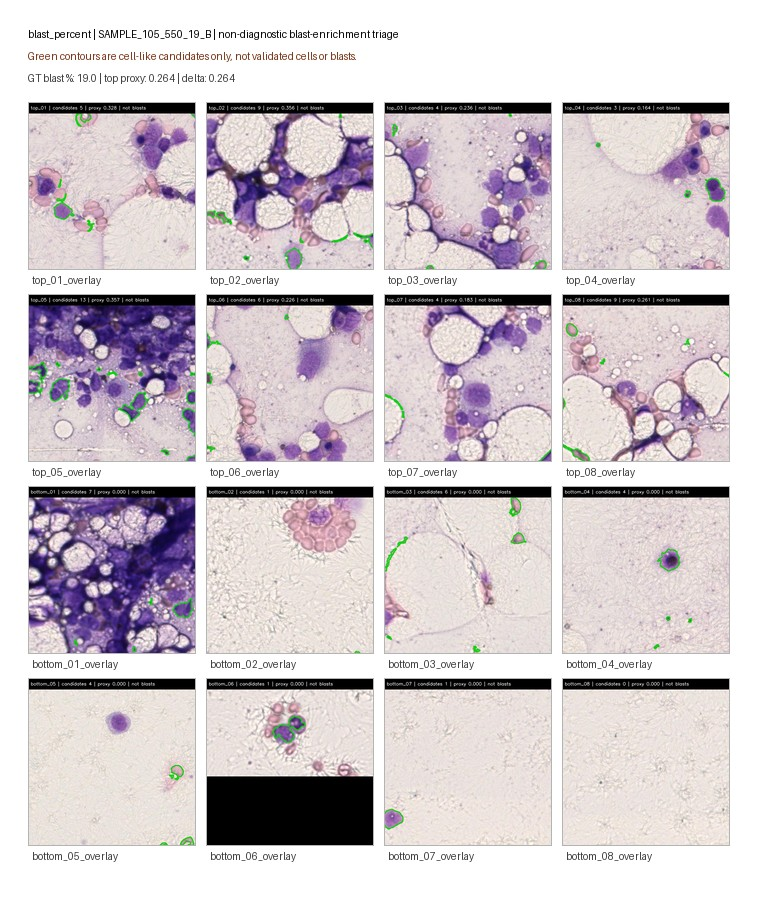
#> input picture validation_report/blast_enrichment_triage/overlays/blast_percent/SAMPLE_105_550_19_B__S_550_19_B_Score_100_-_5_Fokuspunkte_-_entfettet_-_2026-03-03_20.34.42/overlay_contact_sheet.jpg, 758 x 908 px
$ python -i analyze_blast_enrichment_triage.py   (imports and definitions only)   (older library calls are emulated)
#> lines starting #> are read from the running program, lines starting #| are printed output that depends on the picture; after the words box and inside, x2 and y2 are one past the last pixel; in counts of white or black regions, pixels touching at a corner belong together
#!/usr/bin/env python3
"""Non-diagnostic blast-enrichment triage for AML STAMP heatmap tiles.

This script does not detect blasts. It combines existing STAMP heatmap tile
scores with conservative image-quality and cell-like object visibility metrics
to rank slides/tiles for review while pathologist feedback is pending.
"""

from __future__ import annotations

import argparse
import csv
import html
import json
import math
import re
import shutil
from collections import defaultdict
from dataclasses import dataclass
from datetime import UTC, datetime
from pathlib import Path
from typing import Any

import cv2
import numpy as np
from PIL import Image, ImageDraw, ImageFont
from scipy.stats import spearmanr
from sklearn.metrics import average_precision_score, roc_auc_score


ROOT = Path(__file__).resolve().parents[1]
DATA_ROOT = Path("/mnt/nvme0n1p1/Jeff_projects/B01/AG Janssen")
DEFAULT_OUT = ROOT / "validation_report" / "blast_enrichment_triage"
SLIDE_TABLE = ROOT / "tables" / "stamp_slide.csv"
CLINI_TABLE = ROOT / "tables" / "stamp_clini.csv"

EXPERIMENTS = {
    "blast_percent": {
        "display_name": "BLAST_PERCENT regression",
        "base_dir": DATA_ROOT / "stamp_aml_blast_percent_uni2",
        "task": "regression",
    },
    "high_blast": {
        "display_name": "HIGH_BLAST classification",
        "base_dir": DATA_ROOT / "stamp_aml_high_blast_uni2",
        "task": "classification",
    },
}

TILE_RE = re.compile(r"^(top|bottom)_(\d+)-(.+)\.jpg$")
LANCZOS = Image.Resampling.LANCZOS


@dataclass(frozen=True)
class SourceTile:
    kind: str
    rank: int
    attention_label: str
    attention_score: float
    path: Path


@dataclass(frozen=True)
class SlideSpec:
    experiment: str
    split: str
    stem: str
    sample_id: str
    filename: str
    clinical: dict[str, str]
    prediction: dict[str, str]
    tile_dir: Path
    top_tiles: list[SourceTile]
    bottom_tiles: list[SourceTile]

    @property
    def slide_key(self) -> str:
        return f"{self.experiment}|{self.split}|{self.stem}"


@dataclass(frozen=True)
class CandidateSummary:
    contours: list[np.ndarray]
    count: int
    area_fraction: float
    mask_fraction: float


# [29 lines left out: functions parse_args, parse_experiments, not called in this run]


def read_csv_rows(path: Path) -> list[dict[str, str]]:
    with path.open(newline="") as fp:
        return list(csv.DictReader(fp))


# [6 lines left out: function load_slide_table, not called in this run]


def load_clinical_table() -> dict[str, dict[str, str]]:
    return {row["SAMPLE_ID"]: row for row in read_csv_rows(CLINI_TABLE)}


# [154 lines left out: functions load_predictions, parse_tile, collect_ranked_tiles, discover_slides_for_experiment, read_center_crop, quality_metrics, not called in this run]


def segment_cell_like_candidates(rgb: np.ndarray) -> CandidateSummary:
    gray = cv2.cvtColor(rgb, cv2.COLOR_RGB2GRAY)
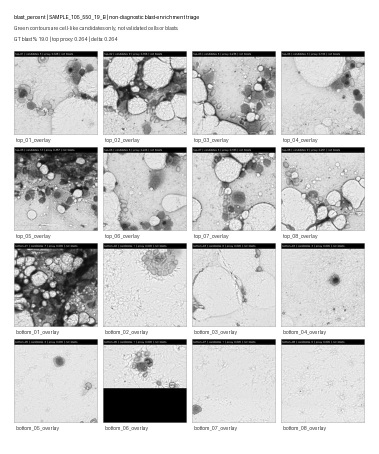
#> gray: shape (908, 758) (shown at 1/2 size); min 0, max 255, mean 205.3
    hsv = cv2.cvtColor(rgb, cv2.COLOR_RGB2HSV)
#> hsv: shape (908, 758, 3); mean H, S, V 45.6, 21.5, 213.8
    saturation = hsv[:, :, 1]
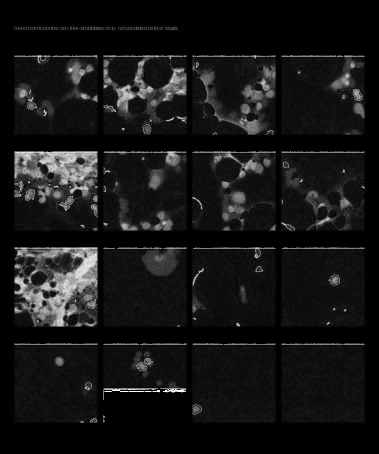
#> saturation: shape (908, 758) (shown at 1/2 size); min 0, max 255, mean 21.5

    tissue_mask = ((gray < 242) & (saturation > 10)).astype(np.uint8) * 255
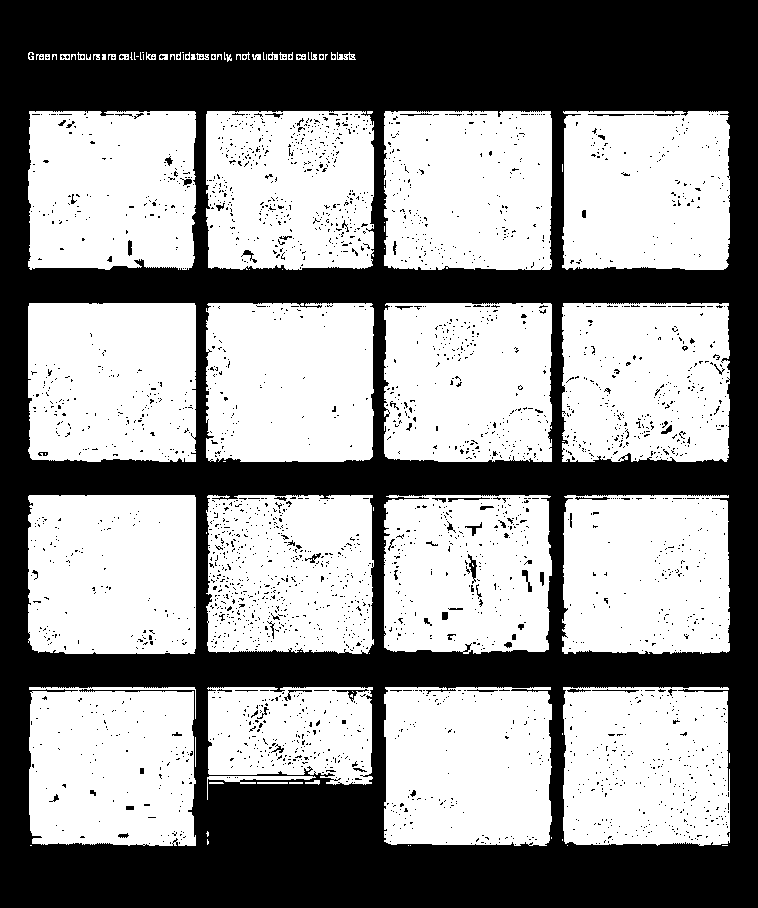
#> tissue_mask: shape (908, 758); 57.3% white; 3158 black regions (3083 under 20 px), largest, box (x1, y1, x2, y2) and area: (0, 0, 758, 908) 281936, (468, 554, 477, 584) 114, (336, 689, 369, 702) 99
    stain_mask = ((gray < 210) & (saturation > 25)).astype(np.uint8) * 255
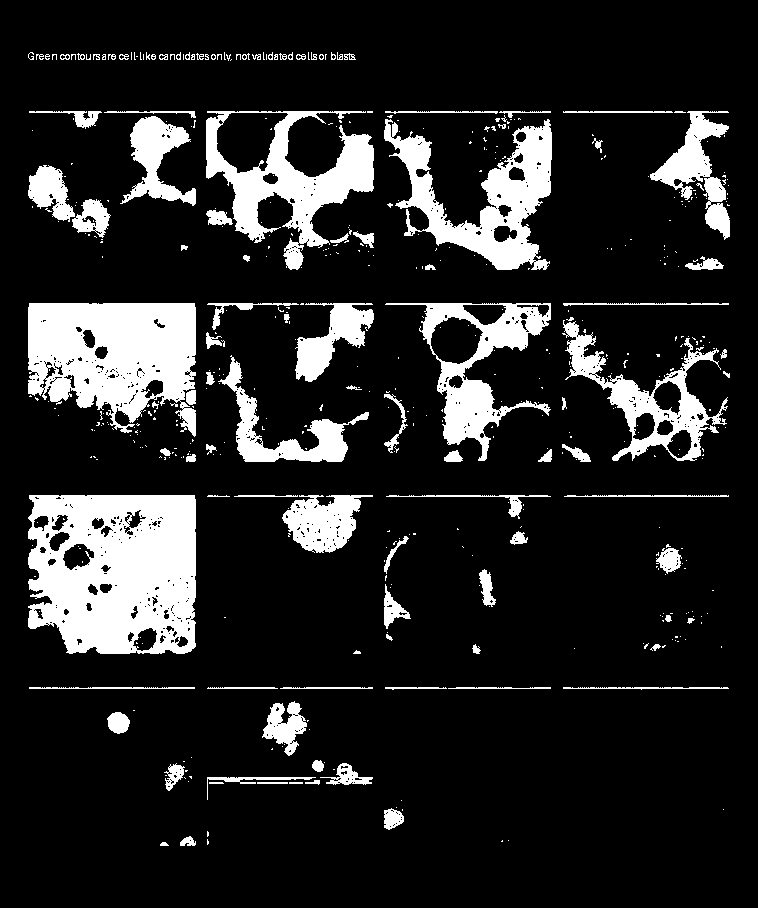
#> stain_mask: shape (908, 758); 15% white; 515 white regions (412 under 20 px), largest, box (x1, y1, x2, y2) and area: (28, 495, 196, 654) 22253, (28, 303, 196, 437) 16052, (384, 119, 552, 270) 9944

    blurred = cv2.GaussianBlur(gray, (5, 5), 0)
    otsu = cv2.threshold(blurred, 0, 255, cv2.THRESH_BINARY_INV + cv2.THRESH_OTSU)[1]
#> otsu: shape (908, 758); 15.1% white; 276 white regions (196 under 20 px), largest, box (x1, y1, x2, y2) and area: (28, 486, 196, 653) 20248, (206, 769, 374, 846) 11794, (28, 294, 196, 401) 11457
    mask = cv2.bitwise_and(otsu, stain_mask)
#> mask: shape (908, 758); 9.5% white; 233 white regions (138 under 20 px), largest, box (x1, y1, x2, y2) and area: (29, 495, 195, 653) 18702, (29, 303, 195, 400) 9930, (207, 111, 373, 230) 7270
    mask = cv2.bitwise_and(mask, tissue_mask)

    open_kernel = cv2.getStructuringElement(cv2.MORPH_ELLIPSE, (3, 3))
    close_kernel = cv2.getStructuringElement(cv2.MORPH_ELLIPSE, (5, 5))
    mask = cv2.morphologyEx(mask, cv2.MORPH_OPEN, open_kernel)
#> mask: shape (908, 758); 8.8% white; 172 white regions (83 under 20 px), largest, box (x1, y1, x2, y2) and area: (29, 495, 195, 653) 18528, (29, 303, 195, 396) 9859, (207, 111, 373, 230) 6899
    mask = cv2.morphologyEx(mask, cv2.MORPH_CLOSE, close_kernel)
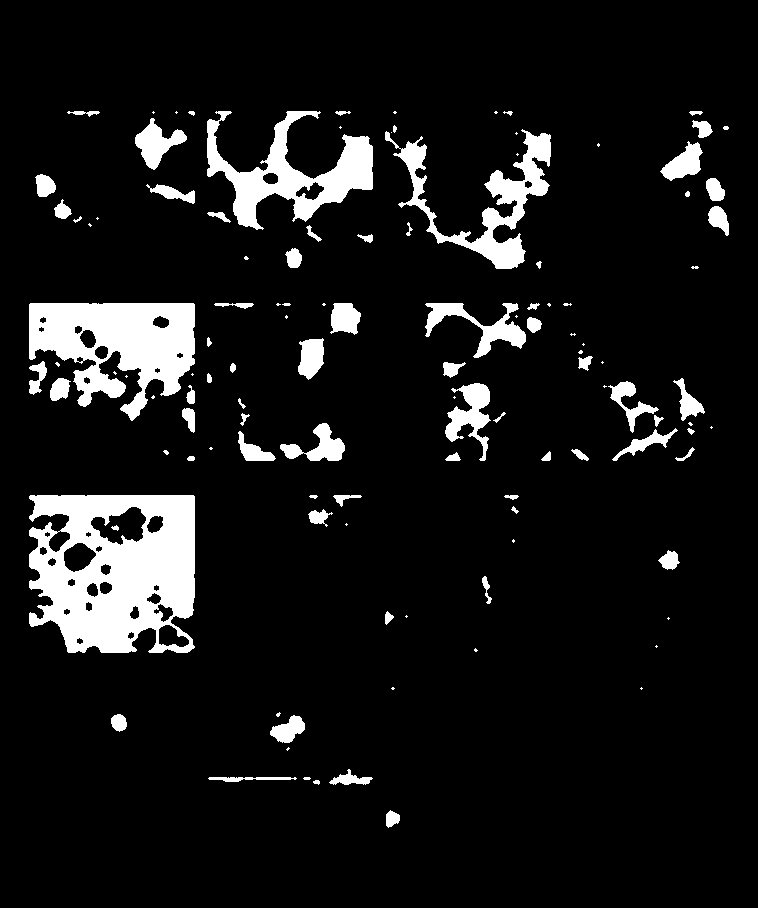
#> mask: shape (908, 758); 9.1% white; 119 white regions (44 under 20 px)

    contours, _ = cv2.findContours(mask, cv2.RETR_EXTERNAL, cv2.CHAIN_APPROX_SIMPLE)
#> contours = 118 contours, 57 with area under 20; largest, box (x1, y1, x2, y2) and area: (29, 495, 195, 653) 22646, (29, 303, 195, 421) 11838, (207, 111, 373, 230) 7268, (385, 129, 551, 269) 5264, (425, 303, 526, 358) 1657

    accepted: list[np.ndarray] = []
    accepted_area = 0.0
    image_area = float(rgb.shape[0] * rgb.shape[1])
    for contour in contours:
        area = float(cv2.contourArea(contour))
        if area < 60 or area > 3500:
            continue
        x, y, width, height = cv2.boundingRect(contour)
        if width < 6 or height < 6 or width > 100 or height > 100:
            continue
        aspect = width / max(height, 1)
        if aspect < 0.25 or aspect > 4.0:
            continue
        perimeter = float(cv2.arcLength(contour, True))
        if perimeter <= 0:
            continue
        circularity = 4 * math.pi * area / (perimeter * perimeter)
        if circularity < 0.15:
            continue
        hull = cv2.convexHull(contour)
        hull_area = float(cv2.contourArea(hull))
        solidity = area / max(hull_area, 1.0)
        if solidity < 0.35:
            continue

        accepted.append(contour)
        accepted_area += area
#> this loop made 118 passes
#> (area, x, y, width, height, aspect, perimeter, circularity) on passes 1, 5, 7, 8, 17, 18, 21, 24: (154.5, 386, 810, 14, 18, 0.778, 50.87, 0.75), (270.5, 329, 769, 44, 16, 2.75, 116.8, 0.249), (531, 270, 715, 35, 28, 1.25, 106.6, 0.588), (193.5, 111, 714, 16, 18, 0.889, 52.87, 0.87), (81, 482, 576, 10, 28, 0.357, 68.77, 0.215), (243, 658, 550, 22, 20, 1.1, 66.43, 0.692), (190, 308, 509, 25, 18, 1.39, 83.74, 0.34), (103, 333, 495, 29, 12, 2.42, 70.63, 0.259)
#> after the loop, accepted = 35 contours; largest, box (x1, y1, x2, y2) and area: (135, 118, 187, 170) 1129, (280, 423, 345, 461) 1005, (660, 141, 703, 181) 840, (298, 338, 324, 380) 750, (330, 303, 361, 335) 698; accepted_area = 11693.5

    return CandidateSummary(
        contours=accepted,
        count=len(accepted),
        area_fraction=accepted_area / max(image_area, 1.0),
        mask_fraction=float((mask > 0).mean()),
    )


# [19 lines left out: functions positive_attention_score, float_or_blank, not called in this run]


def clinical_float(clinical: dict[str, str], key: str) -> float | str:
    return float_or_blank(clinical.get(key, ""))


# [55 lines left out: function analyze_tile, not called in this run]


def mean(values: list[float]) -> float:
    return float(sum(values) / len(values)) if values else 0.0


# [432 lines left out: functions median, percentile, safe_ratio, as_float, normalize_tile_rows, rank_blast_percent_failures and 5 more, not called in this run]


def safe_name(value: str, max_len: int = 110) -> str:
    cleaned = re.sub(r"[^A-Za-z0-9._-]+", "_", value).strip("_")
    return cleaned[:max_len] or "unnamed"


# [282 lines left out: functions rel, save_overlay, load_thumb, make_overlay_contact_sheet, select_overlay_slides, write_selected_overlays and 3 more, not called in this run]


def html_list(items: list[str]) -> str:
    return "<ul>" + "".join(f"<li>{html.escape(item)}</li>" for item in items) + "</ul>"


def markdown_list(items: list[str]) -> str:
    return "\n".join(f"- {item}" for item in items)


# [14 lines left out: functions row_by_key, group_row, not called in this run]


def mean_from_rows(rows: list[dict[str, Any]], key: str) -> float:
    values = [as_float(row.get(key, "")) for row in rows if row.get(key, "") != ""]
    return mean(values)


# [713 lines left out: functions build_report_summary, write_markdown_reports, write_html_report, collect_all_specs, dry_run_report, run_analysis, not called in this run]


def main() -> None:
    args = parse_args()
    run_analysis(args)


# [2 lines not run here, left out]

>>> import cv2
>>> picture = cv2.cvtColor(cv2.imread('../validation_report/blast_enrichment_triage/overlays/blast_percent/SAMPLE_105_550_19_B__S_550_19_B_Score_100_-_5_Fokuspunkte_-_entfettet_-_2026-03-03_20.34.42/overlay_contact_sheet.jpg'), cv2.COLOR_BGR2RGB)
>>> result = segment_cell_like_candidates(picture)

$ run again, on validation_report/blast_enrichment_triage/overlays/blast_percent/SAMPLE_392_585_19_A__585_19_A_Score_75_-_10_Fokuspunkte_-_entfettet_-_2026-03-03_22.13.38/overlay_contact_sheet.jpg
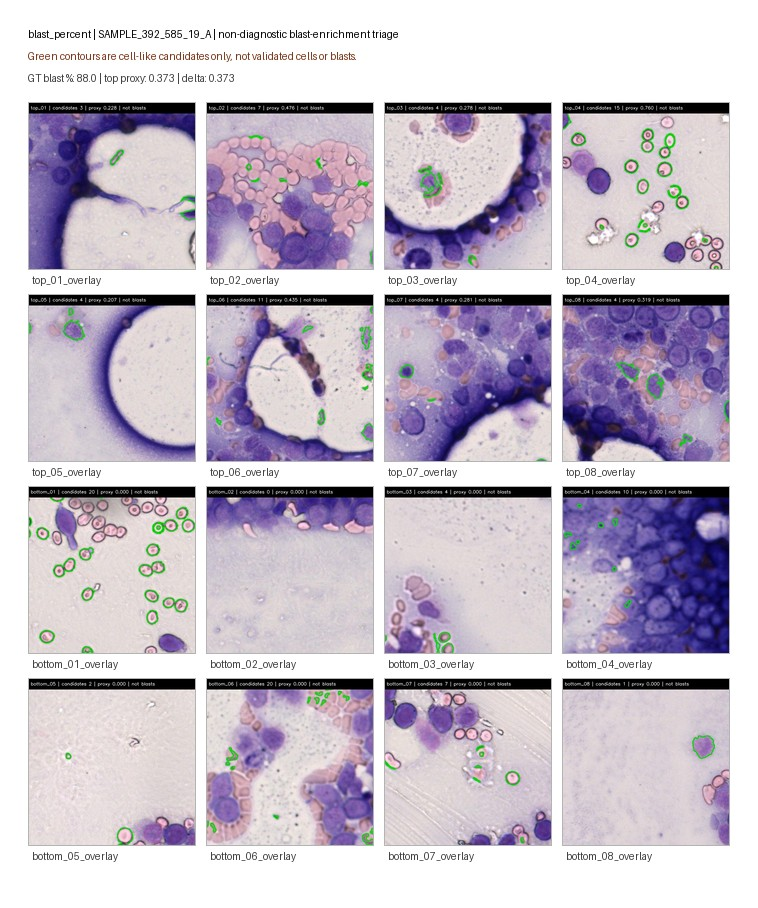
#> input picture validation_report/blast_enrichment_triage/overlays/blast_percent/SAMPLE_392_585_19_A__585_19_A_Score_75_-_10_Fokuspunkte_-_entfettet_-_2026-03-03_22.13.38/overlay_contact_sheet.jpg, 758 x 908 px
#> hsv: shape (908, 758, 3); mean H, S, V 76.8, 31, 208
#> in segment_cell_like_candidates, `tissue_mask = ((gray < 242) & (saturation > 10)).astype(np.uint8) * 255`:
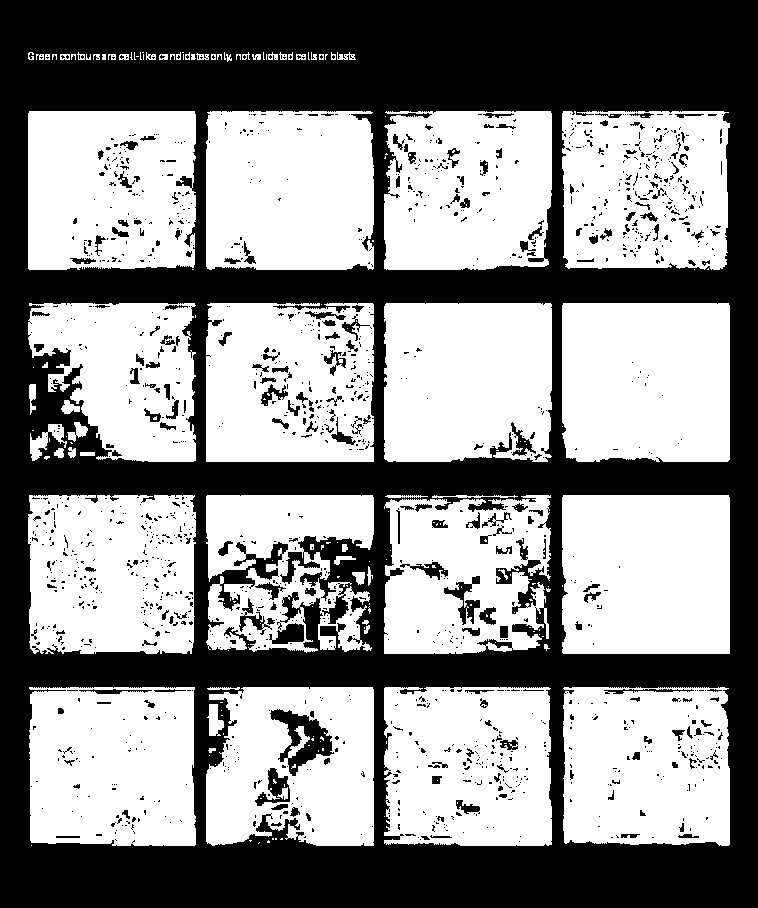
#> tissue_mask: shape (908, 758); 55.2% white; 1513 black regions (1302 under 20 px), largest, box (x1, y1, x2, y2) and area: (0, 0, 758, 908) 288022, (270, 709, 334, 776) 1757, (444, 576, 480, 625) 591
#> stain_mask: shape (908, 758); 26.3% white; 314 white regions (203 under 20 px), largest, box (x1, y1, x2, y2) and area: (562, 303, 730, 462) 24829, (562, 495, 730, 654) 23386, (384, 303, 552, 462) 20191
#> otsu: shape (908, 758); 23% white; 321 white regions (213 under 20 px), largest, box (x1, y1, x2, y2) and area: (562, 486, 730, 654) 22235, (562, 294, 730, 462) 22173, (384, 294, 552, 462) 16218
#> in segment_cell_like_candidates, `mask = cv2.morphologyEx(mask, cv2.MORPH_CLOSE, close_kernel)`:
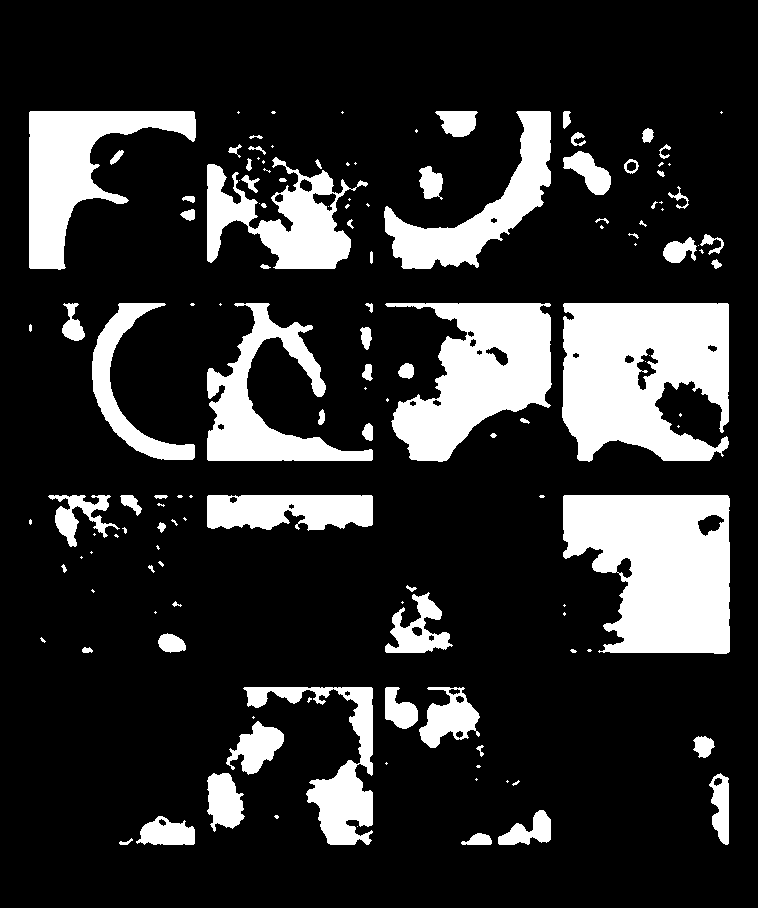
#> mask: shape (908, 758); 18.8% white; 137 white regions (64 under 20 px)
#> contours = 134 contours, 73 with area under 20; largest, box (x1, y1, x2, y2) and area: (562, 303, 729, 462) 21234, (563, 495, 730, 654) 20902, (385, 303, 552, 462) 14998, (29, 111, 196, 270) 10572, (207, 303, 373, 461) 8530
#> the loop in segment_cell_like_candidates, `for contour in contours:` made 134 passes
#> (area, x, y, width, height, aspect, perimeter, circularity) on passes 2, 4, 6, 10, 11, 15, 16, 19: (217.5, 461, 833, 31, 12, 2.58, 74.87, 0.488), (1141, 136, 816, 59, 29, 2.03, 172.4, 0.483), (912.5, 498, 810, 53, 35, 1.51, 177.8, 0.363), (917.5, 709, 773, 20, 72, 0.278, 175.6, 0.374), (1489.5, 207, 773, 38, 59, 0.644, 200.4, 0.466), (298.5, 693, 736, 22, 22, 1, 77.5, 0.625), (1517, 226, 721, 58, 54, 1.07, 240.5, 0.33), (1997, 419, 687, 61, 61, 1, 296.2, 0.286)
#> after the loop in segment_cell_like_candidates, `for contour in contours:`: accepted = 29 contours; largest, box (x1, y1, x2, y2) and area: (419, 687, 480, 748) 1997, (385, 592, 453, 653) 1810, (226, 721, 284, 775) 1517, (207, 773, 245, 832) 1490, (136, 816, 195, 845) 1141; accepted_area = 16253
